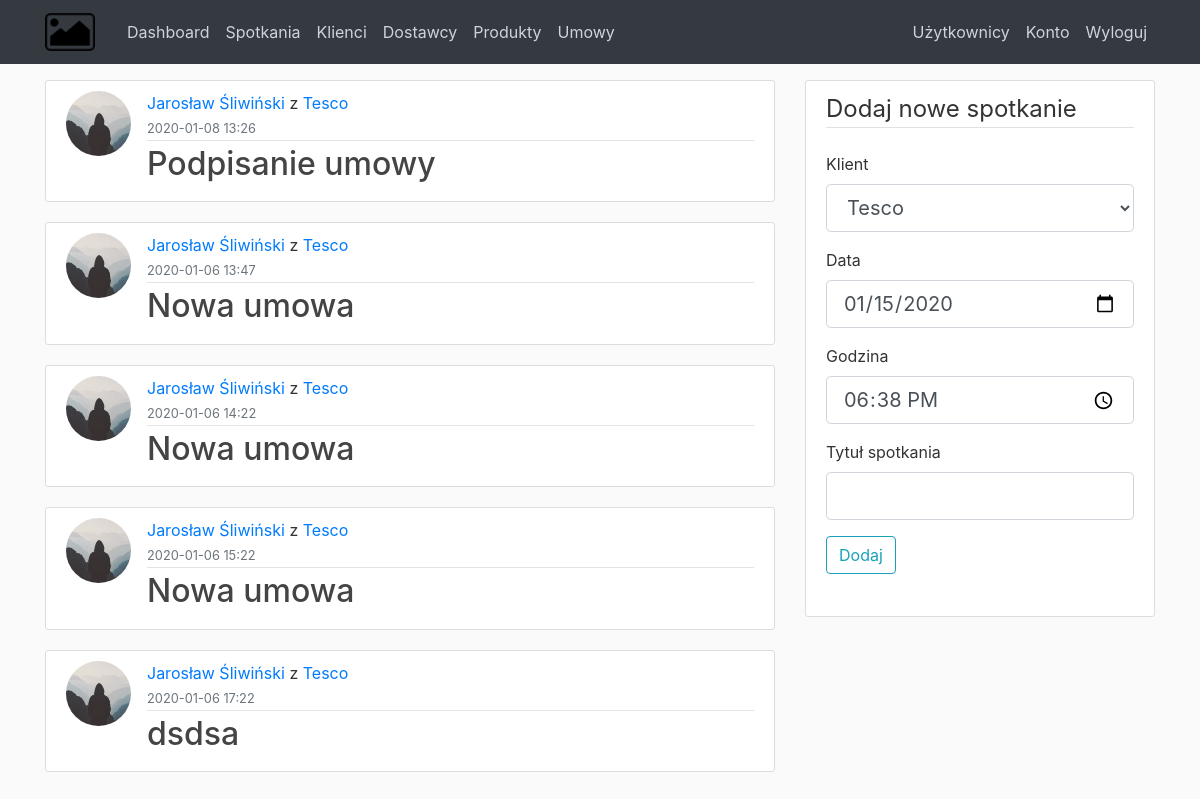
Page /meetings (signed in) on the earlier database version.
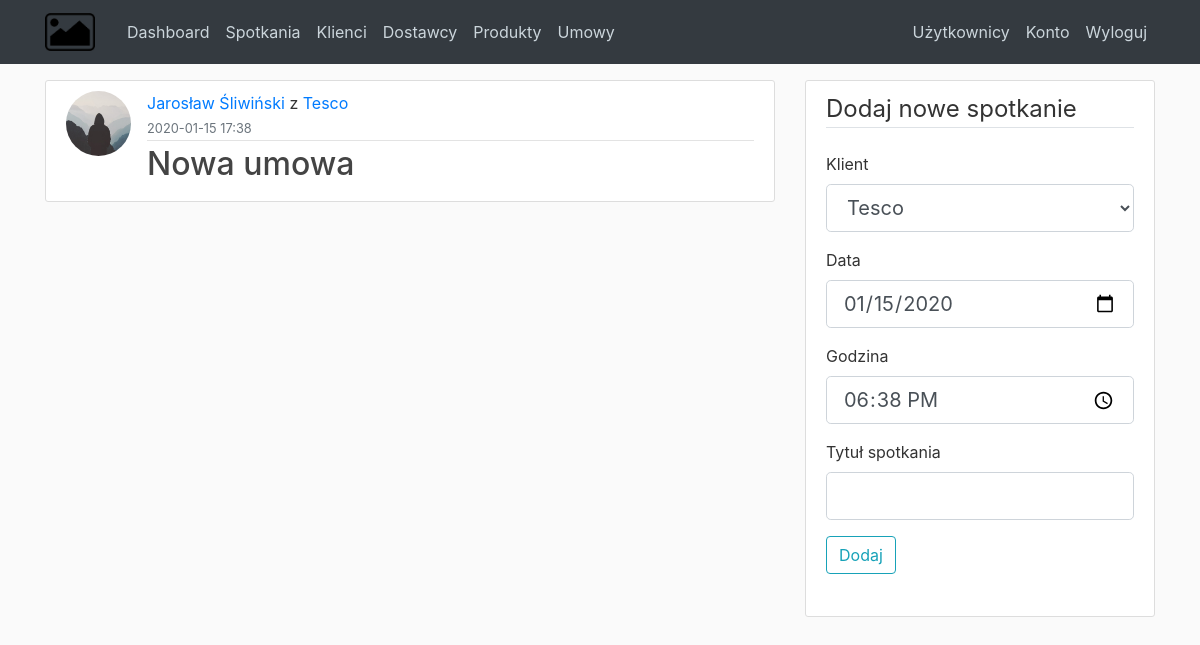
Same page on the later database version.
### CRM/models.py (models this page shows, shortened)
class Meeting(db.Model):
    id = db.Column(db.Integer, primary_key=True)
    date = db.Column(db.DateTime, nullable=False, default=datetime.utcnow)
    title = db.Column(db.String(100), nullable=False)
    notes = db.Column(db.Text, default = "Brak notatek!")
    user_id = db.Column(db.Integer, db.ForeignKey('user.id'), nullable=False)
    customer_id = db.Column(db.Integer,db.ForeignKey('customer.id'), nullable=False)

class User(db.Model, UserMixin):
    id = db.Column(db.Integer, primary_key=True)
    email = db.Column(db.String(120), unique=True, nullable=False)
    image_file = db.Column(db.String(20), nullable=False, default='default.jpg')
    name = db.Column(db.String(25), nullable=False)
    last_name = db.Column(db.String(45), nullable=False)
    password = db.Column(db.String(60), nullable=False)
    admin = db.Column(db.Boolean, default=False, nullable=False)
    meetings = db.relationship('Meeting', backref='who', lazy=True, cascade="all, delete-orphan")
    contracts = db.relationship('Contract', backref='user', lazy=True, cascade="all, delete-orphan")
    def full_name(self):
        return f"{self.name} {self.last_name}"

class Customer(db.Model):
    id = db.Column(db.Integer, primary_key=True)
    customer_name = db.Column(db.String(25), nullable=False)
    agent_name = db.Column(db.String(35), nullable=False)
    agent_last_name = db.Column(db.String(35), nullable=False)
    email = db.Column(db.String(140), nullable=False)
    phone = db.Column(db.String(140), nullable=False)
    address = db.Column(db.String(140), nullable=False)
    meetings = db.relationship('Meeting', backref='with_who', lazy=True, cascade="all, delete-orphan")
    contracts = db.relationship('Contract', backref='customer', lazy=True, cascade="all, delete-orphan")

### CRM/routes.py (the view, shortened to what this page needs)
@app.route("/meetings", methods=['GET', 'POST'])
def meetings():
    form = MeetingForm()
    meetings = Meeting.query.filter(Meeting.user_id == current_user.id).all()
    return render_template('meetings.html', meetings=meetings, form=form)

### CRM/forms.py
class MeetingForm(FlaskForm):
    def get_customers():
        return Customer.query
    with_who = QuerySelectField('Klient', validators=[DataRequired()], query_factory=get_customers, get_label='customer_name')   # dodac date
    date = DateField('Data', format='%Y-%m-%d', default=datetime.utcnow)
    time = TimeField('Godzina', format='%H:%M', default=datetime.utcnow)
    title = StringField('Tytuł spotkania', validators=[InputRequired("Podaj tytuł spotkania")])
    submit = SubmitField('Dodaj')

### CRM/models.py (called while the page is built)
@login_manager.user_loader
def load_user(user_id):
    return User.query.get(int(user_id))

### CRM/templates/meetings.html
{% extends "base.html" %}
{% block content %}
{% for meeting in meetings %}
<article class="media content-section">
  <img class="rounded-circle article-img"
    src="{{ url_for('static', filename='profile_pics/' + meeting.who.image_file) }}">
  <div class="media-body">
    <div class="article-metadata">
      <a class="mr-0" href="#">{{ meeting.who.full_name() }}</a> z
      <a class="mr-0" href="#">{{ meeting.with_who.customer_name }}</a><br>
      <small class="text-muted">{{ meeting.date.strftime('%Y-%m-%d %H:%M') }}</small>
    </div>
    <h2><a class="article-title" href="{{ url_for('meeting', meeting_id=meeting.id) }}">{{ meeting.title }}</a></h2>
  </div>
</article>
{% endfor %}
{% endblock content %}
{% block sidebar %}
{% include "partials/add_meeting_sidebar.html" %}
{% endblock sidebar %}

### CRM/templates/base.html (shortened to what this page needs)
<!doctype html>
<html lang="en">
<head>
    <link rel="stylesheet" href="https://stackpath.bootstrapcdn.com/bootstrap/4.4.1/css/bootstrap.min.css"
>
    <link rel="stylesheet" type="text/css" href="{{ url_for('static', filename='main.css') }}">
</head>
<body>
    <header class="site-header">
        <nav class="navbar navbar-expand-md navbar-dark bg-dark fixed-top">
            <div class="container">
                <a class="navbar-brand mr-4"><img src="/static/img/logo_placeholder.png" width="50px"></a>
                <div class="collapse navbar-collapse" id="navbarToggle">
                    <div class="navbar-nav mr-auto">
                        <a class="nav-item nav-link" href="{{ url_for('dashboard') }}">Dashboard</a>
                        <a class="nav-item nav-link" href="{{ url_for('meetings') }}">Spotkania</a>
                        <a class="nav-item nav-link" href="{{ url_for('customers') }}">Klienci</a>
                        <a class="nav-item nav-link" href="{{ url_for('suppliers') }}">Dostawcy</a>
                        <a class="nav-item nav-link" href="{{ url_for('products') }}">Produkty</a>
                        <a class="nav-item nav-link" href="{{ url_for('contracts') }}">Umowy</a>
                    </div>
                    <div class="navbar-nav">
                        {% if current_user.admin %}
                        <a class="nav-item nav-link" href="{{ url_for('users') }}">Użytkownicy</a>
                        {% endif %}
                        <a class="nav-item nav-link" href="/account">Konto</a>
                        <a class="nav-item nav-link" href="/logout">Wyloguj</a>
                    </div>
                </div>
            </div>
        </nav>
    </header>
    <main role="main" class="container">
        <div class="row">
            <div class="col-md-8">
                {% block content %}{% endblock %}
            </div>
            <div class="col-md-4">
                <div class="content-section">
                    {% block sidebar %}{% endblock %}
                </div>
            </div>
        </div>
    </main>
</body>
</html>

### CRM/templates/partials/add_meeting_sidebar.html (shortened to what this page needs)
<form method="POST" action="">
    <fieldset class="form-group">
        <legend class="border-bottom mb-4">Dodaj nowe spotkanie</legend>
        <div class="form-group">
            {{ form.with_who.label(class="form-control-label") }}
            {% if form.with_who.errors %}
            {{ form.with_who(class="form-control form-control-lg is-invalid") }}
            <div class="invalid-feedback">
                {% for error in form.with_who.errors %}
                <span>{{ error }}</span>
                {% endfor %}
            </div>
            {% else %}
            {{ form.with_who(class="form-control form-control-lg") }}
            {% endif %}
        </div>
        <div class="form-group">
            {{ form.date.label(class="form-control-label") }}
            {% if form.date.errors %}
            {{ form.date(class="form-control form-control-lg is-invalid") }}
            <div class="invalid-feedback">
                {% for error in form.date.errors %}
                <span>{{ error }}</span>
                {% endfor %}
            </div>
            {% else %}
            {{ form.date(class="form-control form-control-lg") }}
            {% endif %}
        </div>
        <div class="form-group">
            {{ form.time.label(class="form-control-label") }}
            {% if form.time.errors %}
            {{ form.time(class="form-control form-control-lg is-invalid") }}
            <div class="invalid-feedback">
                {% for error in form.time.errors %}
                <span>{{ error }}</span>
                {% endfor %}
            </div>
            {% else %}
            {{ form.time(class="form-control form-control-lg") }}
            {% endif %}
        </div>
        <div class="form-group">
            {{ form.title.label(class="form-control-label") }}
            {% if form.title.errors %}
            {{ form.title(class="form-control form-control-lg is-invalid") }}
            <div class="invalid-feedback">
                {% for error in form.title.errors %}
                <span>{{ error }}</span>
                {% endfor %}
            </div>
            {% else %}
            {{ form.title(class="form-control form-control-lg") }}
            {% endif %}
        </div>
        <div class="form-group">
            {{ form.submit(class="btn btn-outline-info") }}
        </div>
</form>

### CRM/static/main.css (style rules this page uses)
body { background: #fafafa; color: #333333; margin-top: 5rem; }
h1, h2, h3, h4, h5, h6 { color: #444444; }
.site-header .navbar-nav .nav-link { color: #cbd5db; }
.content-section { background: #ffffff; padding: 10px 20px; border: 1px solid #dddddd; border-radius: 3px; margin-bottom: 20px; }
.article-title { color: #444444; }
.article-img { height: 65px; width: 65px; margin-right: 16px; }
.article-metadata { padding-bottom: 1px; margin-bottom: 4px; border-bottom: 1px solid #e3e3e3 }

Differences in the rows shown:
removed Meeting: image_file (placeholder picture), who.full_name "Jarosław Śliwiński", with_who.customer_name "Tesco", date "2020-01-08 13:26", title "Podpisanie umowy"
removed Meeting: image_file (placeholder picture), who.full_name "Jarosław Śliwiński", with_who.customer_name "Tesco", date "2020-01-06 13:47", title "Nowa umowa"
removed Meeting: image_file (placeholder picture), who.full_name "Jarosław Śliwiński", with_who.customer_name "Tesco", date "2020-01-06 14:22", title "Nowa umowa"
removed Meeting: image_file (placeholder picture), who.full_name "Jarosław Śliwiński", with_who.customer_name "Tesco", date "2020-01-06 15:22", title "Nowa umowa"
removed Meeting: image_file (placeholder picture), who.full_name "Jarosław Śliwiński", with_who.customer_name "Tesco", date "2020-01-06 17:22", title "dsdsa"
now on this page (row edited): Meeting: image_file (placeholder picture), who.full_name "Jarosław Śliwiński", with_who.customer_name "Tesco", date "2020-01-15 17:38", title "Nowa umowa"
